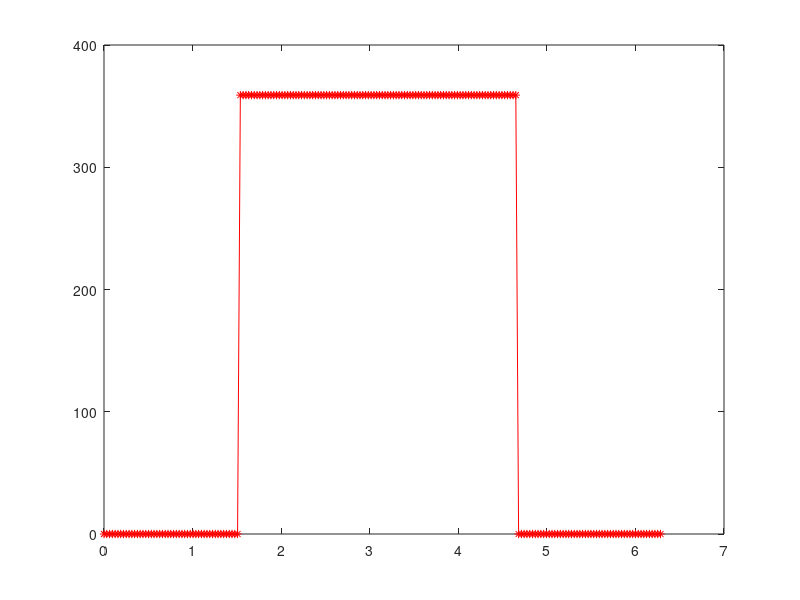

Source code (MATLAB):
TIM1_Period = 360 - 1;
t = linspace(0, 2*pi, 201);
square = zeros(1, 201);
for n = 1 : 201
    if (n > 49) && (n < 150)
        square(1, n) = TIM1_Period;
    else
        square(1, n) = 0;
    end
end
plot(t, square, 'r*-');
square = square(:, 1 : 200);
